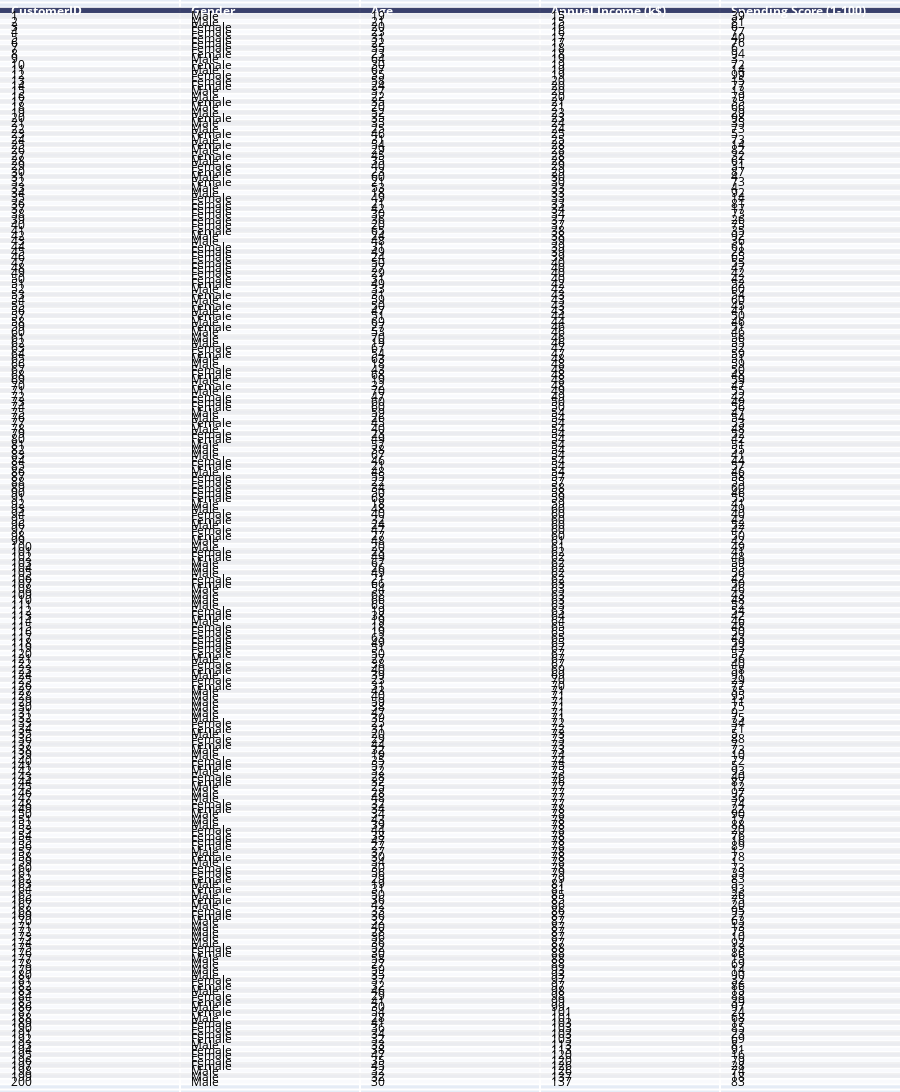

Notebook cell for this chart:
### Code cell
# importing the dataset
data = pd.read_csv('data/Mall_Customers.csv')

dat = ff.create_table(data)

py.iplot(dat)
